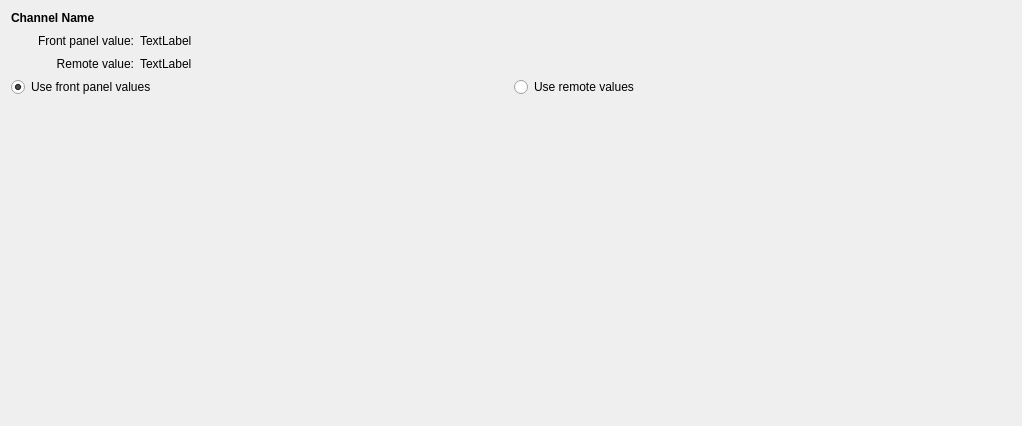
<?xml version="1.0" encoding="UTF-8"?>
<ui version="4.0">
 <class>Form</class>
 <widget class="QWidget" name="Form">
  <property name="geometry">
   <rect>
    <x>0</x>
    <y>0</y>
    <width>1022</width>
    <height>426</height>
   </rect>
  </property>
  <property name="sizePolicy">
   <sizepolicy hsizetype="Preferred" vsizetype="Minimum">
    <horstretch>0</horstretch>
    <verstretch>0</verstretch>
   </sizepolicy>
  </property>
  <property name="windowTitle">
   <string>Form</string>
  </property>
  <layout class="QVBoxLayout" name="verticalLayout">
   <item>
    <widget class="QLabel" name="channel_label">
     <property name="sizePolicy">
      <sizepolicy hsizetype="Preferred" vsizetype="Minimum">
       <horstretch>0</horstretch>
       <verstretch>0</verstretch>
      </sizepolicy>
     </property>
     <property name="text">
      <string>&lt;b&gt;Channel Name&lt;/b&gt;</string>
     </property>
    </widget>
   </item>
   <item>
    <layout class="QGridLayout" name="gridLayout">
     <item row="1" column="0">
      <widget class="QLabel" name="remote_label">
       <property name="text">
        <string>Remote value:</string>
       </property>
       <property name="alignment">
        <set>Qt::AlignRight|Qt::AlignTrailing|Qt::AlignVCenter</set>
       </property>
      </widget>
     </item>
     <item row="0" column="2">
      <spacer name="horizontalSpacer">
       <property name="orientation">
        <enum>Qt::Horizontal</enum>
       </property>
       <property name="sizeHint" stdset="0">
        <size>
         <width>40</width>
         <height>20</height>
        </size>
       </property>
      </spacer>
     </item>
     <item row="0" column="1">
      <widget class="QLabel" name="front_value">
       <property name="text">
        <string>TextLabel</string>
       </property>
      </widget>
     </item>
     <item row="1" column="1">
      <widget class="QLabel" name="remote_value">
       <property name="text">
        <string>TextLabel</string>
       </property>
      </widget>
     </item>
     <item row="0" column="0">
      <widget class="QLabel" name="front_label">
       <property name="text">
        <string>        Front panel value:</string>
       </property>
       <property name="alignment">
        <set>Qt::AlignRight|Qt::AlignTrailing|Qt::AlignVCenter</set>
       </property>
      </widget>
     </item>
    </layout>
   </item>
   <item>
    <layout class="QHBoxLayout" name="horizontalLayout">
     <item>
      <widget class="QRadioButton" name="use_front_panel_values">
       <property name="text">
        <string>Use front panel values</string>
       </property>
       <property name="checked">
        <bool>true</bool>
       </property>
      </widget>
     </item>
     <item>
      <widget class="QRadioButton" name="use_remote_values">
       <property name="text">
        <string>Use remote values</string>
       </property>
      </widget>
     </item>
    </layout>
   </item>
   <item>
    <spacer name="verticalSpacer">
     <property name="orientation">
      <enum>Qt::Vertical</enum>
     </property>
     <property name="sizeHint" stdset="0">
      <size>
       <width>20</width>
       <height>40</height>
      </size>
     </property>
    </spacer>
   </item>
  </layout>
 </widget>
 <resources/>
 <connections/>
</ui>
